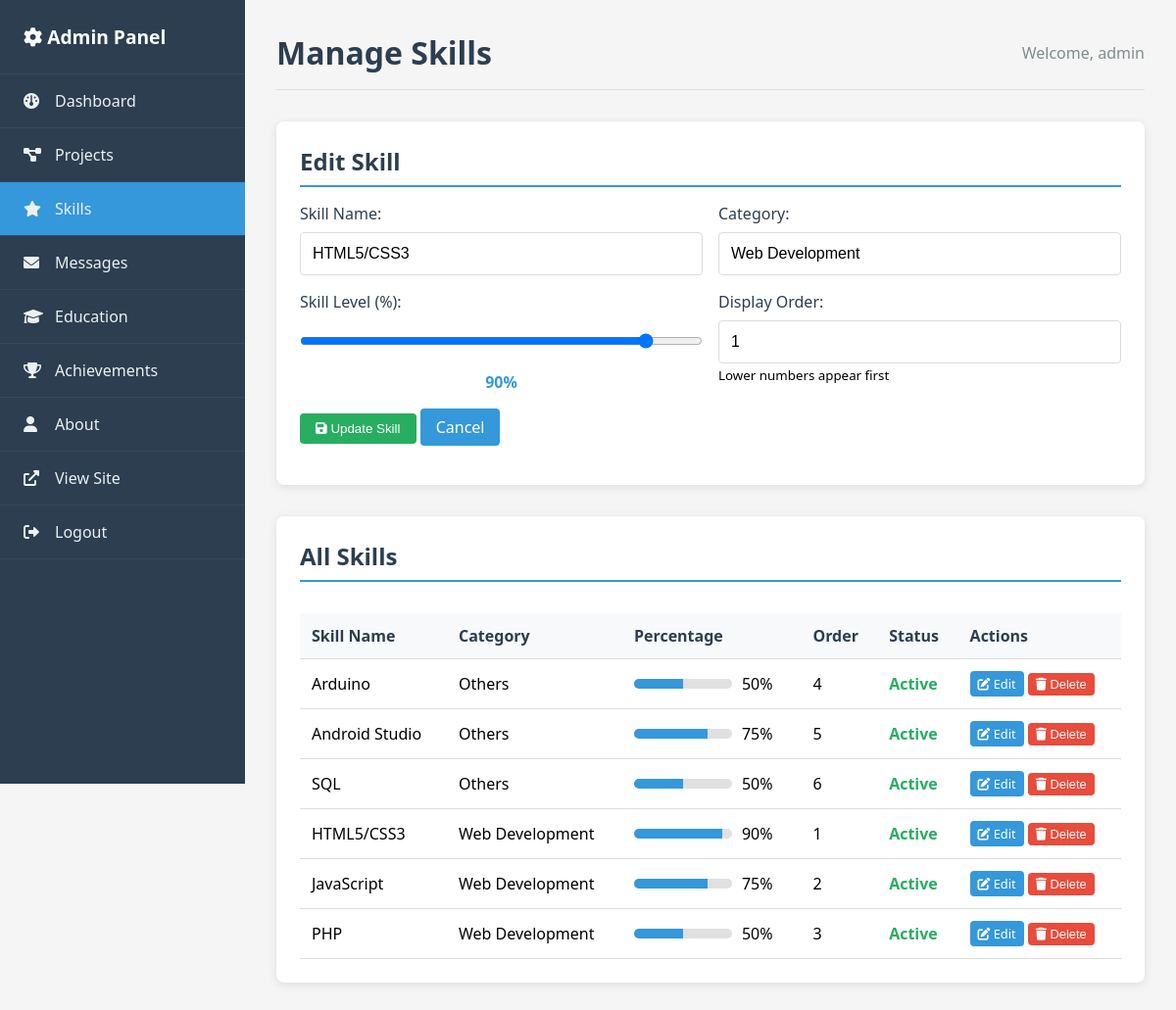
Page /admin/skills.php?edit=1 (signed in) on the committed database.
### tables this page shows
CREATE TABLE skills (
    id INT AUTO_INCREMENT PRIMARY KEY,
    skill_name VARCHAR(100) NOT NULL,
    category VARCHAR(100) NOT NULL,
    percentage INT NOT NULL CHECK (percentage >= 0 AND percentage <= 100),
    status ENUM('active', 'inactive') DEFAULT 'active',
    display_order INT DEFAULT 0,
    created_at TIMESTAMP DEFAULT CURRENT_TIMESTAMP,
    updated_at TIMESTAMP DEFAULT CURRENT_TIMESTAMP ON UPDATE CURRENT_TIMESTAMP
);

### functions/portfolio_functions.php (called while the page is built, shortened)
<?php
require_once __DIR__ . '/../config/database.php';
function getSkillById($pdo, $id) {
    $sql = "SELECT * FROM skills WHERE id = ?";
    return fetchOne($pdo, $sql, [$id]);
}
?>

### config/database.php (called while the page is built, shortened)
<?php
function executeQuery($pdo, $sql, $params = []) {
    try {
        $stmt = $pdo->prepare($sql);
        $stmt->execute($params);
        return $stmt;
    } catch(PDOException $e) {
        error_log("Database Error: " . $e->getMessage());
        return false;
    }
}
function fetchAll($pdo, $sql, $params = []) {
    $stmt = executeQuery($pdo, $sql, $params);
    return $stmt ? $stmt->fetchAll() : [];
}
function fetchOne($pdo, $sql, $params = []) {
    $stmt = executeQuery($pdo, $sql, $params);
    return $stmt ? $stmt->fetch() : null;
}
?>

### admin/skills.php (the view, shortened to what this page needs)
<?php
require_once '../config/database.php';
require_once '../functions/portfolio_functions.php';
$skills = fetchAll($pdo, "SELECT * FROM skills ORDER BY category, display_order ASC");
$editSkill = null;
if (isset($_GET['edit']) && is_numeric($_GET['edit'])) {
    $editSkill = getSkillById($pdo, $_GET['edit']);
}
?>
<!DOCTYPE html>
<html lang="en">
<head>
    <link rel="stylesheet" href="https://cdnjs.cloudflare.com/ajax/libs/font-awesome/6.0.0/css/all.min.css">
    <link rel="stylesheet" href="admin_style.css">
</head>
<body>
    <div class="admin-container">
        <nav class="sidebar">
            <div class="sidebar-header">
                <h2><i class="fas fa-cog"></i> Admin Panel</h2>
            </div>
            <ul class="sidebar-menu">
                <li><a href="dashboard.php"><i class="fas fa-dashboard"></i> Dashboard</a></li>
                <li><a href="projects.php"><i class="fas fa-project-diagram"></i> Projects</a></li>
                <li><a href="skills.php" class="active"><i class="fas fa-star"></i> Skills</a></li>
                <li><a href="messages.php"><i class="fas fa-envelope"></i> Messages</a></li>
                <li><a href="education.php"><i class="fas fa-graduation-cap"></i> Education</a></li>
                <li><a href="achievements.php"><i class="fas fa-trophy"></i> Achievements</a></li>
                <li><a href="about.php"><i class="fas fa-user"></i> About</a></li>
                <li><a href="../index.php" target="_blank"><i class="fas fa-external-link-alt"></i> View Site</a></li>
                <li><a href="logout.php"><i class="fas fa-sign-out-alt"></i> Logout</a></li>
            </ul>
        </nav>
        <div class="main-content">
            <div class="header">
                <h1>Manage Skills</h1>
                <div class="user-info">
                    Welcome, <?php echo htmlspecialchars($_SESSION['admin_username']); ?>
                </div>
            </div>
            <div class="content-section">
                <h2><?php echo $editSkill ? 'Edit Skill' : 'Add New Skill'; ?></h2>
                <form method="POST">
                    <div class="form-row">
                        <div class="form-group">
                            <label for="skill_name">Skill Name:</label>
                            <input type="text" id="skill_name" name="skill_name" required
                                   value="<?php echo $editSkill ? htmlspecialchars($editSkill['skill_name']) : ''; ?>">
                        </div>
                        <div class="form-group">
                            <label for="category">Category:</label>
                            <input type="text" id="category" name="category" required
                                   placeholder="e.g., Web Development, Programming Languages"
                                   value="<?php echo $editSkill ? htmlspecialchars($editSkill['category']) : ''; ?>">
                        </div>
                    </div>
                    <div class="form-row">
                        <div class="form-group">
                            <label for="percentage">Skill Level (%):</label>
                            <input type="range" id="percentage" name="percentage" min="0" max="100"
                                   value="<?php echo $editSkill ? $editSkill['percentage'] : '50'; ?>"
                                   oninput="updatePercentageDisplay(this.value)">
                            <div class="percentage-display">
                                <span id="percentageValue"><?php echo $editSkill ? $editSkill['percentage'] : '50'; ?>%</span>
                            </div>
                        </div>
                        <div class="form-group">
                            <label for="display_order">Display Order:</label>
                            <input type="number" id="display_order" name="display_order" min="0"
                                   value="<?php echo $editSkill ? $editSkill['display_order'] : '0'; ?>">
                            <small>Lower numbers appear first</small>
                        </div>
                    </div>
                    <div class="form-group">
                        <button type="submit" class="btn btn-success">
                            <i class="fas fa-save"></i> <?php echo $editSkill ? 'Update Skill' : 'Add Skill'; ?>
                        </button>
                        <?php if ($editSkill): ?>
                            <a href="skills.php" class="btn">Cancel</a>
                        <?php endif; ?>
                    </div>
                </form>
            </div>
            <div class="content-section">
                <h2>All Skills</h2>
                <?php if (empty($skills)): ?>
                    <p class="text-center">No skills found. Add your first skill above!</p>
                <?php else: ?>
                    <div class="table-container">
                        <table class="admin-table">
                            <thead>
                                <tr>
                                    <th>Skill Name</th>
                                    <th>Category</th>
                                    <th>Percentage</th>
                                    <th>Order</th>
                                    <th>Status</th>
                                    <th>Actions</th>
                                </tr>
                            </thead>
                            <tbody>
                                <?php
                                foreach ($skills as $skill):
                                ?>
                                    <tr>
                                        <td><?php echo htmlspecialchars($skill['skill_name']); ?></td>
                                        <td><?php echo htmlspecialchars($skill['category']); ?></td>
                                        <td>
                                            <div class="skill-progress">
                                                <div class="progress-bar">
                                                    <div class="progress-fill" style="width: <?php echo $skill['percentage']; ?>%"></div>
                                                </div>
                                                <span><?php echo $skill['percentage']; ?>%</span>
                                            </div>
                                        </td>
                                        <td><?php echo $skill['display_order']; ?></td>
                                        <td>
                                            <span class="status-<?php echo $skill['status']; ?>">
                                                <?php echo ucfirst($skill['status']); ?>
                                            </span>
                                        </td>
                                        <td>
                                            <a href="skills.php?edit=<?php echo $skill['id']; ?>" class="btn btn-sm">
                                                <i class="fas fa-edit"></i> Edit
                                            </a>
                                            <form method="POST" style="display: inline;"
                                                  onsubmit="return confirm('Are you sure you want to delete this skill?')">
                                                <button type="submit" class="btn btn-sm btn-danger">
                                                    <i class="fas fa-trash"></i> Delete
                                                </button>
                                            </form>
                                        </td>
                                    </tr>
                                <?php endforeach; ?>
                            </tbody>
                        </table>
                    </div>
                <?php endif; ?>
            </div>
        </div>
    </div>
</body>
</html>

### admin/admin_style.css (style rules this page uses)
* { margin: 0; padding: 0; box-sizing: border-box; }
body { font-family: 'Segoe UI', Tahoma, Geneva, Verdana, sans-serif; background: #f5f5f5; }
.admin-container { display: flex; min-height: 100vh; }
.sidebar { width: 250px; background: #2c3e50; color: white; position: fixed; height: 100vh; overflow-y: auto; }
.sidebar-header { padding: 1.5rem; border-bottom: 1px solid #34495e; }
.sidebar-header h2 { font-size: 1.2rem; }
.sidebar-menu { list-style: none; padding: 0; }
.sidebar-menu li { border-bottom: 1px solid #34495e; }
.sidebar-menu a { display: flex; align-items: center; padding: 1rem 1.5rem; color: #ecf0f1; text-decoration: none; transition: background 0.3s ease; position: relative; }
.sidebar-menu a:hover, .sidebar-menu a.active { background: #3498db; }
.sidebar-menu a i { margin-right: 0.75rem; width: 20px; }
.main-content { margin-left: 250px; padding: 2rem; width: calc(100% - 250px); }
.header { display: flex; justify-content: space-between; align-items: center; margin-bottom: 2rem; padding-bottom: 1rem; border-bottom: 1px solid #ddd; }
.header h1 { color: #2c3e50; }
.user-info { color: #7f8c8d; }
.content-section { background: white; padding: 1.5rem; border-radius: 8px; box-shadow: 0 2px 10px rgba(0,0,0,0.1); margin-bottom: 2rem; }
.content-section h2 { color: #2c3e50; margin-bottom: 1rem; padding-bottom: 0.5rem; border-bottom: 2px solid #3498db; }
.table-container { overflow-x: auto; }
.admin-table { width: 100%; border-collapse: collapse; margin-top: 1rem; }
.admin-table th, .admin-table td { padding: 0.75rem; text-align: left; border-bottom: 1px solid #ddd; }
.admin-table th { background: #f8f9fa; font-weight: 600; color: #2c3e50; }
.btn { background: #3498db; color: white; padding: 0.5rem 1rem; border: none; border-radius: 4px; text-decoration: none; cursor: pointer; display: inline-block; transition: background 0.3s ease; }
.btn-sm { padding: 0.25rem 0.5rem; font-size: 0.8rem; }
.btn-success { background: #27ae60; }
.btn-danger { background: #e74c3c; }
.form-group { margin-bottom: 1rem; }
.form-group label { display: block; margin-bottom: 0.5rem; color: #2c3e50; font-weight: 500; }
.form-group input, .form-group textarea, .form-group select { width: 100%; padding: 0.75rem; border: 1px solid #ddd; border-radius: 4px; font-size: 1rem; }
.form-row { display: grid; grid-template-columns: 1fr 1fr; gap: 1rem; }
.btn-danger { background: #e74c3c; border-color: #c0392b; }

### admin/skills.php (style rules this page uses)
.skill-progress { display: flex; align-items: center; gap: 10px; }
.progress-bar { width: 100px; height: 10px; background: #e0e0e0; border-radius: 5px; overflow: hidden; }
.progress-fill { height: 100%; background: #3498db; transition: width 0.3s ease; }
.percentage-display { text-align: center; margin-top: 5px; font-weight: bold; color: #3498db; }
input[type="range"] { width: 100%; }
.status-active { color: #27ae60; font-weight: bold; }

### rows in the picture
skills: skill_name "HTML5/CSS3", category "Web Development", percentage "90", display_order "1", status "Active"
skills: skill_name "Arduino", category "Others", percentage "50", display_order "4", status "Active"
skills: skill_name "Android Studio", category "Others", percentage "75", display_order "5", status "Active"
skills: skill_name "SQL", category "Others", percentage "50", display_order "6", status "Active"
skills: skill_name "JavaScript", category "Web Development", percentage "75", display_order "2", status "Active"
skills: skill_name "PHP", category "Web Development", percentage "50", display_order "3", status "Active"

### other values in the picture
$_SESSION['admin_username'] "admin"
